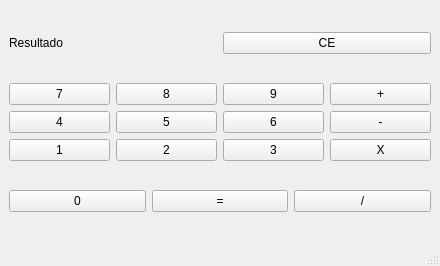
<?xml version="1.0" encoding="UTF-8"?>
<ui version="4.0">
 <class>MainWindow</class>
 <widget class="QMainWindow" name="MainWindow">
  <property name="geometry">
   <rect>
    <x>0</x>
    <y>0</y>
    <width>440</width>
    <height>266</height>
   </rect>
  </property>
  <property name="windowTitle">
   <string>MainWindow</string>
  </property>
  <widget class="QWidget" name="centralwidget">
   <layout class="QGridLayout" name="gridLayout_2">
    <item row="1" column="0" colspan="2">
     <layout class="QGridLayout" name="gridLayout">
      <item row="2" column="1">
       <widget class="QPushButton" name="pushButton_9">
        <property name="text">
         <string>2</string>
        </property>
       </widget>
      </item>
      <item row="0" column="1">
       <widget class="QPushButton" name="pushButton_5">
        <property name="text">
         <string>8</string>
        </property>
       </widget>
      </item>
      <item row="2" column="0">
       <widget class="QPushButton" name="pushButton_4">
        <property name="text">
         <string>1</string>
        </property>
       </widget>
      </item>
      <item row="0" column="0">
       <widget class="QPushButton" name="pushButton_2">
        <property name="sizePolicy">
         <sizepolicy hsizetype="Minimum" vsizetype="Fixed">
          <horstretch>0</horstretch>
          <verstretch>0</verstretch>
         </sizepolicy>
        </property>
        <property name="text">
         <string>7</string>
        </property>
       </widget>
      </item>
      <item row="1" column="0">
       <widget class="QPushButton" name="pushButton_3">
        <property name="text">
         <string>4</string>
        </property>
       </widget>
      </item>
      <item row="1" column="1">
       <widget class="QPushButton" name="pushButton_7">
        <property name="text">
         <string>5</string>
        </property>
       </widget>
      </item>
      <item row="0" column="2">
       <widget class="QPushButton" name="pushButton_6">
        <property name="text">
         <string>9</string>
        </property>
       </widget>
      </item>
      <item row="1" column="2">
       <widget class="QPushButton" name="pushButton_8">
        <property name="text">
         <string>6</string>
        </property>
       </widget>
      </item>
      <item row="2" column="2">
       <widget class="QPushButton" name="pushButton_10">
        <property name="text">
         <string>3</string>
        </property>
       </widget>
      </item>
      <item row="0" column="3">
       <widget class="QPushButton" name="pushButton_11">
        <property name="text">
         <string>+</string>
        </property>
       </widget>
      </item>
      <item row="1" column="3">
       <widget class="QPushButton" name="pushButton_12">
        <property name="text">
         <string>-</string>
        </property>
       </widget>
      </item>
      <item row="2" column="3">
       <widget class="QPushButton" name="pushButton_13">
        <property name="text">
         <string>X</string>
        </property>
       </widget>
      </item>
     </layout>
    </item>
    <item row="0" column="0" colspan="2">
     <layout class="QHBoxLayout" name="horizontalLayout">
      <item>
       <widget class="QLabel" name="result">
        <property name="text">
         <string>Resultado</string>
        </property>
       </widget>
      </item>
      <item>
       <widget class="QPushButton" name="btApaga">
        <property name="text">
         <string>CE</string>
        </property>
       </widget>
      </item>
     </layout>
    </item>
    <item row="2" column="0" colspan="2">
     <layout class="QHBoxLayout" name="horizontalLayout_2">
      <item>
       <widget class="QPushButton" name="pushButton_14">
        <property name="text">
         <string>0</string>
        </property>
       </widget>
      </item>
      <item>
       <widget class="QPushButton" name="btIgual">
        <property name="text">
         <string>=</string>
        </property>
       </widget>
      </item>
      <item>
       <widget class="QPushButton" name="pushButton_16">
        <property name="text">
         <string>/</string>
        </property>
       </widget>
      </item>
     </layout>
    </item>
   </layout>
  </widget>
  <widget class="QMenuBar" name="menubar">
   <property name="geometry">
    <rect>
     <x>0</x>
     <y>0</y>
     <width>440</width>
     <height>21</height>
    </rect>
   </property>
  </widget>
  <widget class="QStatusBar" name="statusbar"/>
 </widget>
 <resources/>
 <connections/>
</ui>
